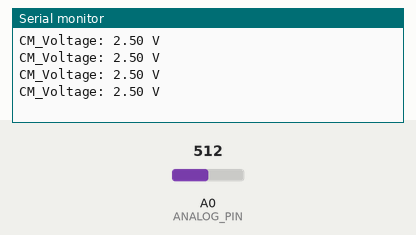
This sketch was run on a simulated Arduino Uno, built with avr-gcc and run on an emulated ATmega328P. Parts: the last lines printed to the serial monitor. The test bench sets the inputs (shaded band); at power-on: A0 (ANALOG_PIN) = 512.

Above: at 1.2 s.
1.3 s: A0 (ANALOG_PIN) set to 716
At 1.71 s:
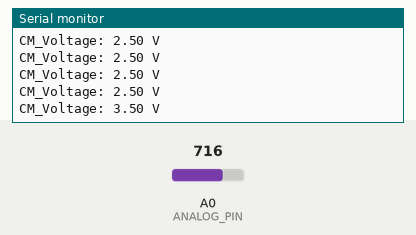
2.8 s: A0 (ANALOG_PIN) set to 900
At 2.91 s:
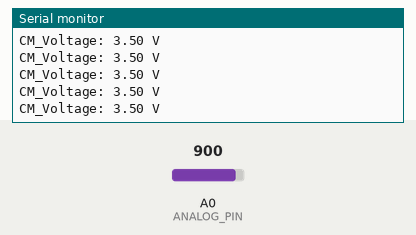
Timing chart, 0 to 5.8 s (numbered marks = the images above; inputs shaded):
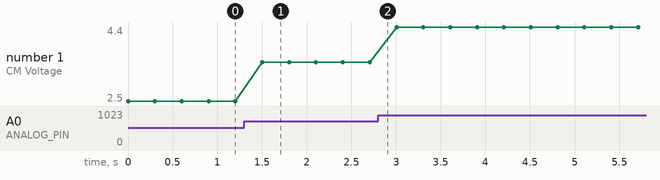

The sketch:

Arduino_Analog2Digital.ino
```cpp
#define ANALOG_PIN A0

float voltage = 0;
void setup(){
    Serial.begin(115200);
}

void loop(){
    readAnalogVoltage();
}

void readAnalogVoltage(){
    int sensorValue = analogRead(ANALOG_PIN);
    voltage = sensorValue * (5.0 / 1023.0);
    // print out the value you read:
    Serial.print("CM_Voltage: ");
    Serial.print(voltage);
    Serial.println(" V");
    delay(300);
}
```

Measured:
- after the input at 1.3 s, the serial monitor: prints a new line after 0.20 s (image 1)
- plotted number 1: 2.5 → 3.5 after the input at 1.3 s, 3.5 → 4.4 after the input at 2.8 s
